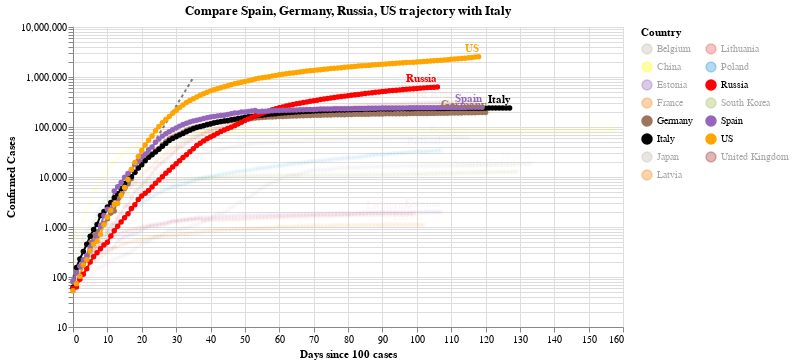

This figure's notebook cell:
### Code cell
#hide_input
chart2 = make_since_chart(dff2, ['Spain', 'Germany','Russia', 'US'], baseline_countries)
chart2

### Figure 1 — Vega-Lite specification as saved in the notebook (floating-point values rounded to 4 significant figures; data arrays with more than 128 entries replaced by an {"elided": "..."} marker saying what was removed)
{"config": {"view": {"continuousWidth": 400, "continuousHeight": 300}}, "layer": [{"data": {"name": "data-628230001892d6798b50651be41d1b3e"}, "mark": {"type": "line", "color": "black", "opacity": 0.5, "strokeDash": [3, 3]}, "encoding": {"x": {"type": "quantitative", "field": "Days since 100 cases"}, "y": {"type": "quantitative", "field": "Confirmed Cases"}}}, {"data": {"name": "data-a0a8331721edaffd29e5ef560e7d3d52"}, "mark": {"type": "line", "point": true}, "encoding": {"color": {"type": "nominal", "field": "Country", "legend": {"columns": 2}, "scale": {"domain": ["Belgium", "China", "Estonia", "France", "Germany", "Italy", "Japan", "Latvia", "Lithuania", "Poland", "Russia", "South Korea", "Spain", "US", "United Kingdom"], "range": ["#C1B7AD", "yellow", "#9467bd", "#F58518", "#9D755D", "black", "#C1B7AD", "#F58518", "#E45756", "#2495D3", "red", "#A1BA59", "#9467bd", "orange", "brown"]}}, "opacity": {"condition": {"value": 1, "selection": "selector003"}, "value": 0.05}, "tooltip": [{"type": "nominal", "field": "Country"}, {"type": "temporal", "field": "Date"}, {"type": "quantitative", "field": "Confirmed Cases"}, {"type": "quantitative", "field": "Days since 100 cases"}], "x": {"type": "quantitative", "field": "Days since 100 cases"}, "y": {"type": "quantitative", "field": "Confirmed Cases", "scale": {"type": "log"}}}, "selection": {"selector003": {"type": "multi", "fields": ["Country"], "bind": "legend", "init": [{"Country": "Spain"}, {"Country": "Germany"}, {"Country": "Russia"}, {"Country": "US"}, {"Country": "Italy"}]}}, "width": 550}, {"data": {"name": "data-a0a8331721edaffd29e5ef560e7d3d52"}, "mark": {"type": "text", "align": "right", "dy": -8, "fontWeight": "bold"}, "encoding": {"color": {"type": "nominal", "field": "Country", "legend": {"columns": 2}, "scale": {"domain": ["Belgium", "China", "Estonia", "France", "Germany", "Italy", "Japan", "Latvia", "Lithuania", "Poland", "Russia", "South Korea", "Spain", "US", "United Kingdom"], "range": ["#C1B7AD", "yellow", "#9467bd", "#F58518", "#9D755D", "black", "#C1B7AD", "#F58518", "#E45756", "#2495D3", "red", "#A1BA59", "#9467bd", "orange", "brown"]}}, "opacity": {"condition": {"value": 1, "selection": "selector003"}, "value": 0.05}, "text": {"type": "nominal", "field": "Country"}, "tooltip": [{"type": "nominal", "field": "Country"}, {"type": "temporal", "field": "Date"}, {"type": "quantitative", "field": "Confirmed Cases"}, {"type": "quantitative", "field": "Days since 100 cases"}], "x": {"type": "quantitative", "field": "Days since 100 cases"}, "y": {"type": "quantitative", "field": "Confirmed Cases", "scale": {"type": "log"}}}, "transform": [{"filter": "(datum['Date'] >= 1593302400000)"}], "width": 550}], "title": "Compare Spain, Germany, Russia, US trajectory with Italy", "$schema": "https://vega.github.io/schema/vega-lite/v4.0.2.json", "datasets": {"data-628230001892d6798b50651be41d1b3e": [{"Days since 100 cases": 0, "Confirmed Cases": 100.0}, {"Days since 100 cases": 1, "Confirmed Cases": 130.0}, {"Days since 100 cases": 2, "Confirmed Cases": 169.0}, {"Days since 100 cases": 3, "Confirmed Cases": 219.7}, {"Days since 100 cases": 4, "Confirmed Cases": 285.6}, {"Days since 100 cases": 5, "Confirmed Cases": 371.3}, {"Days since 100 cases": 6, "Confirmed Cases": 482.7}, {"Days since 100 cases": 7, "Confirmed Cases": 627.5}, {"Days since 100 cases": 8, "Confirmed Cases": 815.7}, {"Days since 100 cases": 9, "Confirmed Cases": 1060.0}, {"Days since 100 cases": 10, "Confirmed Cases": 1379.0}, {"Days since 100 cases": 11, "Confirmed Cases": 1792.0}, {"Days since 100 cases": 12, "Confirmed Cases": 2330.0}, {"Days since 100 cases": 13, "Confirmed Cases": 3029.0}, {"Days since 100 cases": 14, "Confirmed Cases": 3937.0}, {"Days since 100 cases": 15, "Confirmed Cases": 5119.0}, {"Days since 100 cases": 16, "Confirmed Cases": 6654.0}, {"Days since 100 cases": 17, "Confirmed Cases": 8650.0}, {"Days since 100 cases": 18, "Confirmed Cases": 11250.0}, {"Days since 100 cases": 19, "Confirmed Cases": 14620.0}, {"Days since 100 cases": 20, "Confirmed Cases": 19000.0}, {"Days since 100 cases": 21, "Confirmed Cases": 24710.0}, {"Days since 100 cases": 22, "Confirmed Cases": 32120.0}, {"Days since 100 cases": 23, "Confirmed Cases": 41750.0}, {"Days since 100 cases": 24, "Confirmed Cases": 54280.0}, {"Days since 100 cases": 25, "Confirmed Cases": 70560.0}, {"Days since 100 cases": 26, "Confirmed Cases": 91730.0}, {"Days since 100 cases": 27, "Confirmed Cases": 119300.0}, {"Days since 100 cases": 28, "Confirmed Cases": 155000.0}, {"Days since 100 cases": 29, "Confirmed Cases": 201500.0}, {"Days since 100 cases": 30, "Confirmed Cases": 262000.0}, {"Days since 100 cases": 31, "Confirmed Cases": 340600.0}, {"Days since 100 cases": 32, "Confirmed Cases": 442800.0}, {"Days since 100 cases": 33, "Confirmed Cases": 575600.0}, {"Days since 100 cases": 34, "Confirmed Cases": 748300.0}, {"Days since 100 cases": 35, "Confirmed Cases": 972800.0}], "data-a0a8331721edaffd29e5ef560e7d3d52": {"elided": "1793 records"}}}
